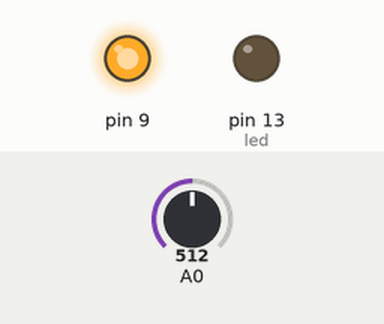
A sketch run on a simulated Arduino Uno, built with avr-gcc and run on an emulated ATmega328P. Parts: output pins drawn as LEDs (lit = HIGH). The test bench sets the inputs (shaded band); at power-on: A0 = 512.

Above: at 6.2 s.
6.3 s: A0 set to 306
At 7.0 s:
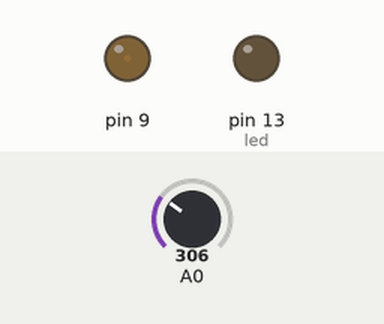
7.8 s: A0 set to 503
9.3 s: A0 set to 526
At 9.7 s:
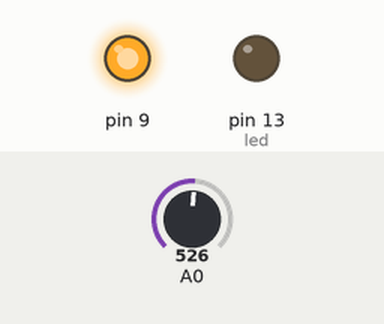
10.8 s: A0 set to 511
At 12.0 s:
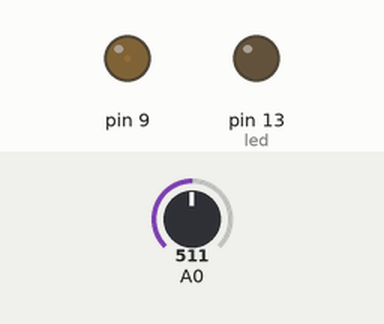
12.3 s: A0 set to 716
At 13.5 s:
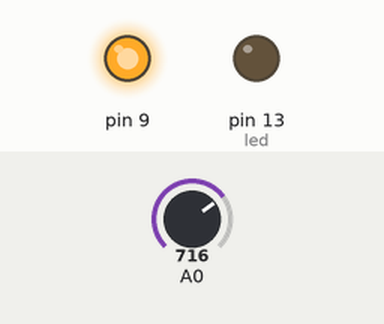
Timing chart, 0 to 14.8 s (numbered marks = the images above; inputs shaded):
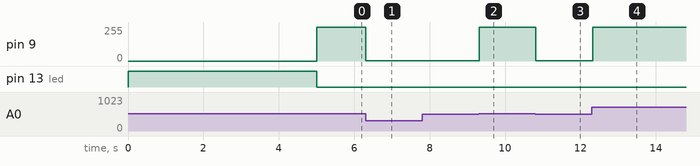

The sketch:

L4.ino
```cpp
int led=13;
int val;
int high=0;
int low=1023;
int sound;
void setup() {
  // put your setup code here, to run once:
  pinMode(led,OUTPUT);
  pinMode(9,OUTPUT);
  digitalWrite(led,HIGH);

  while(millis()<5000){
    val=analogRead(A0);
    if (val > high){
      high=val;
    }
    if (val<low){
      low=val;
    }
  }
  digitalWrite(led,LOW);
}

void loop() {
  // put your main code here, to run repeatedly:
  val=analogRead(A0);
  sound=map(val,low,high,0,255);
  analogWrite(9,sound);
  delay(50);

}
```

Measured:
- the behaviour switches between 511 and 512 on A0 (found by bisection; images 1 and 2)
- after the input at 6.3 s, pin 9: 255/255 → 1/255 at once
- after the input at 7.8 s, every drawn part: stays the same
- after the input at 9.3 s, pin 9: 1/255 → 255/255 at once
- after the input at 10.8 s, pin 9: 255/255 → 1/255 at once
- after the input at 12.3 s, pin 9: 1/255 → 255/255 at once
